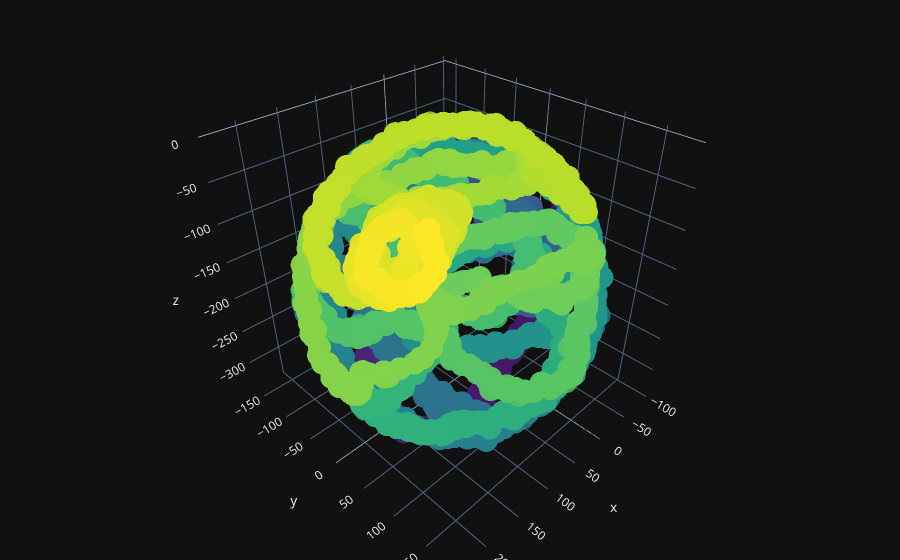

The notebook cell this image was saved under:
### Code cell
import plotly.graph_objects as go
import numpy as np

# Helix equation
# t = np.linspace(0, 20, 100)
# x, y, z = np.cos(t), np.sin(t), t

t = np.linspace(0, 20, len(eData[0]))

fig = go.Figure(data=[go.Scatter3d(
    x=eData[0],
    y=eData[1],
    z=eData[2],
    mode='markers',
    marker=dict(
        size=8,
        color=t,                # set color to an array/list of desired values
        colorscale='Viridis',   # choose a colorscale
        opacity=0.8
    )
)])

# tight layout
fig.update_layout(template='plotly_dark', margin=dict(l=0, r=0, b=0, t=0))
fig.show()

### Figure 1 — Plotly figure (JSON) as saved in the notebook; plotly's stock layout.template omitted (floating-point values rounded to 4 significant figures; data arrays with more than 128 entries replaced by an {"elided": "..."} marker saying what was removed)
{"data": [{"marker": {"color": {"elided": "11678 float values"}, "colorscale": [[0, "#440154"], [0.1111, "#482878"], [0.2222, "#3e4989"], [0.3333, "#31688e"], [0.4444, "#26828e"], [0.5556, "#1f9e89"], [0.6667, "#35b779"], [0.7778, "#6ece58"], [0.8889, "#b5de2b"], [1, "#fde725"]], "opacity": 0.8, "size": 8}, "mode": "markers", "type": "scatter3d", "x": {"elided": "11678 float values"}, "y": {"elided": "11678 float values"}, "z": {"elided": "11678 float values"}}], "layout": {"margin": {"b": 0, "l": 0, "r": 0, "t": 0}}}
